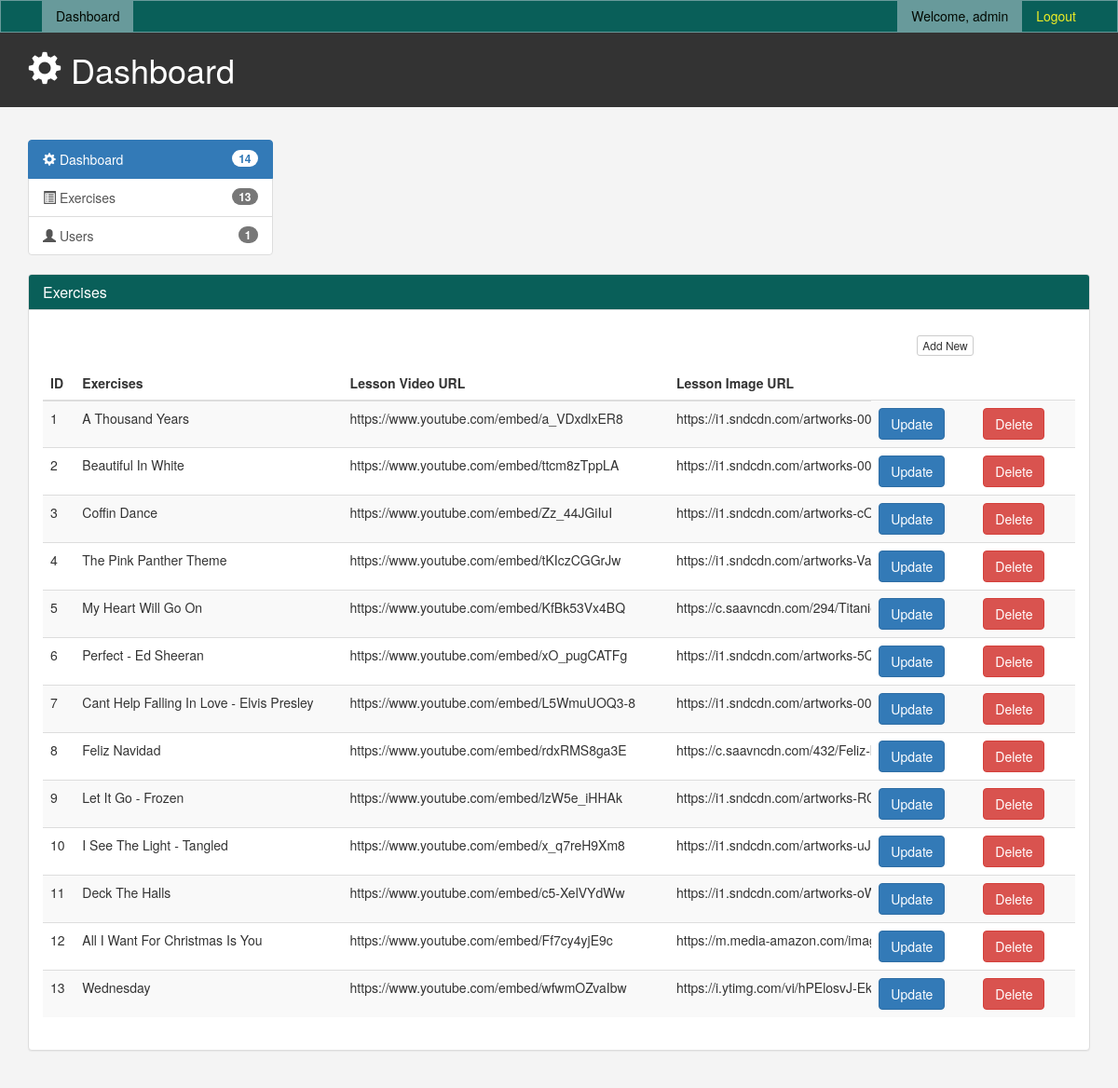
The page /cms/exercises.php (signed in) on the database its author committed.
### tables this page shows
CREATE TABLE `admin_form` (
  `id` int(100) NOT NULL,
  `username` varchar(100) NOT NULL,
  `password` varchar(100) NOT NULL
);

CREATE TABLE `lesson_db` (
  `lesson_id` int(100) NOT NULL,
  `lesson_name` varchar(200) NOT NULL,
  `lesson_url` varchar(200) NOT NULL,
  `lesson_img` varchar(200) NOT NULL
);

### cms/exercises.php (the view, shortened to what this page needs)
<?php
include '../config.php';
include('inc/header.php');
$sql = "SELECT * FROM lesson_db";
$all_song = $conn->query($sql);
?>
<link href="./css/cms.css" rel="stylesheet" type="text/css">
</head>
<body>
<?php
include "menus.php";
?>
<header id="header">
	<div class="container">
		<div class="row">
			<div class="col-md-10">
				<h1><span class="glyphicon glyphicon-cog" aria-hidden="true"></span> Dashboard</h1>
			</div>
			<br>
		</div>
	</div>
</header>
<br>
<section id="main">
	<div class="container">
		<div class="row">
			<?php include "left_menus.php"; ?>
			<div class="col-md-12">
				<div class="panel panel-default">
					<div class="panel-heading"style="background-color:  #095f59;">
						<h3 class="panel-title" style="color: white;">Exercises</h3>
					</div>
					<div class="panel-body">
						<div class="panel-heading">
							<div class="row">
								<div class="col-md-10">
								</div>
								<div class="col-md-2">
									<a href="add_ex.php" class="btn btn-default btn-xs">Add New</a>
								</div>
							</div>
						</div>
						<table class="table table-striped">
							<thead>
								<tr>
									<th>ID</th>
									<th>Exercises</th>
									<th>Lesson Video URL</th>
									<th>Lesson Image URL </th>
								</tr>
							</thead>
							<tbody>
								<?php
									while ($row = mysqli_fetch_assoc($all_song)){
								?>
									<?php
										echo "
											<tr>
												<td><div id='id'>".$row['lesson_id']."</div></td>
												<td><div id='username'>".$row['lesson_name']."</div></td>
												<td><div id='video'>".$row['lesson_url']."</div></td>
												<td style='max-width: 200px; overflow: hidden; text-overflow: ellipsis; white-space: nowrap;'><div id='img'>".$row['lesson_img']."</div></td>
												<td><button class='btn btn-primary'><a href='update_ex.php?update=".$row['lesson_id']."' style='color:white; text-decoration:none;'>Update</a></button><td>
												<td><button class='btn btn-danger'><a href='delete_ex.php?delete=".$row['lesson_id']."' style='color:white; text-decoration:none;'>Delete</a><td>
											</tr>
										";
									?>
								<?php
										}
								?>
							</tbody>
						</table>
					</div>
				</div>
			</div>
		</div>
	</div>
</section>
</body>
 <?php include('inc/footer.php');?>

### cms/menus.php (shortened to what this page needs)
<?php
	include '../config.php';
	$user_id = $_SESSION['user_id'];
    $sql = mysqli_query($conn, "SELECT * FROM `admin_form` WHERE id = '$user_id'") or die('query failed');
    if (mysqli_num_rows($sql)>0){
      $data = mysqli_Fetch_assoc($sql);
    }
?>
<nav class="navbar navbar-default">
  <div class="container">
	<div class="navbar-header">
	  <a class="navbar-brand" href="#"></a>
	</div>
	<div id="navbar" class="collapse navbar-collapse">
	  <ul class="nav navbar-nav">
		<li class="active"><a href="admin.php">Dashboard</a></li>
	  </ul>
	  <ul class="nav navbar-nav navbar-right">
		<li class="active"><a href="#">Welcome, <?php echo $data['username'];?></a></li>
		<li><a href="logout.php">Logout</a></li>
	  </ul>
	</div>
  </div>
</nav>

### cms/css/cms.css (style rules this page uses)
body { background: #f4f4f4; }
.navbar { min-height: 33px !important; margin-bottom: 0; border-radius: 0; }
.navbar-nav> li>a, .navbar-brand { padding-top: 6px !important; padding-bottom: 0; height: 33px; }
#header { background: #333333; color: #ffffff; padding-bottom: 10px; margin-bottom: 15px; }
.navbar-default { background-color: #095f59; border-color: #689a9b; }
.navbar-default .navbar-brand { color: #efee24; }
.navbar-default .navbar-nav > li > a { color: #efee24; }
.navbar-default .navbar-nav > .active > a, .navbar-default .navbar-nav > .active > a:hover, .navbar-default .navbar-nav > .active > a:focus { color: #010800; background-color: #689a9b; }
.navbar-default .navbar-collapse, .navbar-default .navbar-form { border-color: #efee24; }

### rows shown on the page
admin_form: username "admin"
lesson_db: lesson_id "1", lesson_name "A Thousand Years", lesson_url "https://www.youtube.com/embed/a_VDxdlxER8", lesson_img "https://i1.sndcdn.com/artwork…"
lesson_db: lesson_id "2", lesson_name "Beautiful In White", lesson_url "https://www.youtube.com/embed/ttcm8zTppLA", lesson_img "https://i1.sndcdn.com/artwork…"
lesson_db: lesson_id "3", lesson_name "Coffin Dance", lesson_url "https://www.youtube.com/embed/Zz_44JGiIuI", lesson_img "https://i1.sndcdn.com/artwork…"
lesson_db: lesson_id "4", lesson_name "The Pink Panther Theme", lesson_url "https://www.youtube.com/embed/tKIczCGGrJw", lesson_img "https://i1.sndcdn.com/artwork…"
lesson_db: lesson_id "5", lesson_name "My Heart Will Go On", lesson_url "https://www.youtube.com/embed/KfBk53Vx4BQ", lesson_img "https://c.saavncdn.com/294/Ti…"
lesson_db: lesson_id "6", lesson_name "Perfect - Ed Sheeran", lesson_url "https://www.youtube.com/embed/xO_pugCATFg", lesson_img "https://i1.sndcdn.com/artwork…"
lesson_db: lesson_id "7", lesson_name "Cant Help Falling In Love - Elvis Presley", lesson_url "https://www.youtube.com/embed/L5WmuUOQ3-8", lesson_img "https://i1.sndcdn.com/artwork…"
lesson_db: lesson_id "8", lesson_name "Feliz Navidad", lesson_url "https://www.youtube.com/embed/rdxRMS8ga3E", lesson_img "https://c.saavncdn.com/432/F…"
lesson_db: lesson_id "9", lesson_name "Let It Go - Frozen", lesson_url "https://www.youtube.com/embed/lzW5e_iHHAk", lesson_img "https://i1.sndcdn.com/artwork…"
lesson_db: lesson_id "10", lesson_name "I See The Light - Tangled", lesson_url "https://www.youtube.com/embed/x_q7reH9Xm8", lesson_img "https://i1.sndcdn.com/artwork…"
lesson_db: lesson_id "11", lesson_name "Deck The Halls", lesson_url "https://www.youtube.com/embed/c5-XelVYdWw", lesson_img "https://i1.sndcdn.com/artwork…"
lesson_db: lesson_id "12", lesson_name "All I Want For Christmas Is You", lesson_url "https://www.youtube.com/embed/Ff7cy4yjE9c", lesson_img "https://m.media-amazon.com/…"
lesson_db: lesson_id "13", lesson_name "Wednesday", lesson_url "https://www.youtube.com/embed/wfwmOZvaIbw", lesson_img "https://i.ytimg.com/vi/hPElosv…"

### other values the page prints
$num_ex + $num_user "14"
$num_ex "13"
$num_user "1"
